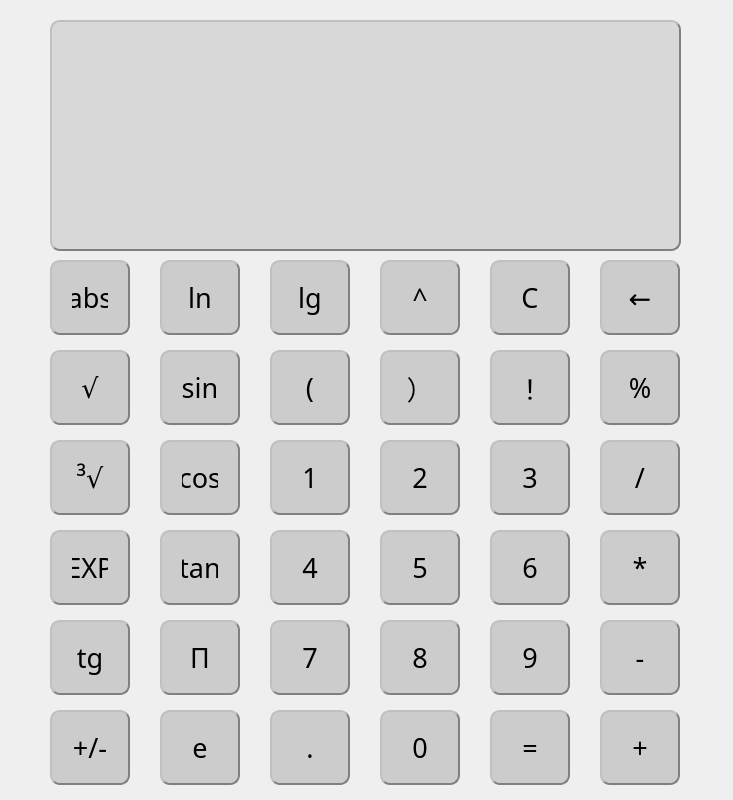
<?xml version="1.0" encoding="UTF-8"?>
<ui version="4.0">
 <class>Widget</class>
 <widget class="QWidget" name="Widget">
  <property name="enabled">
   <bool>true</bool>
  </property>
  <property name="geometry">
   <rect>
    <x>0</x>
    <y>0</y>
    <width>733</width>
    <height>800</height>
   </rect>
  </property>
  <property name="minimumSize">
   <size>
    <width>733</width>
    <height>800</height>
   </size>
  </property>
  <property name="maximumSize">
   <size>
    <width>733</width>
    <height>800</height>
   </size>
  </property>
  <property name="font">
   <font>
    <pointsize>7</pointsize>
   </font>
  </property>
  <property name="windowTitle">
   <string>Widget</string>
  </property>
  <property name="styleSheet">
   <string notr="true"/>
  </property>
  <widget class="QPushButton" name="pushButton_1">
   <property name="enabled">
    <bool>true</bool>
   </property>
   <property name="geometry">
    <rect>
     <x>270</x>
     <y>440</y>
     <width>80</width>
     <height>75</height>
    </rect>
   </property>
   <property name="font">
    <font>
     <family>Agency FB</family>
     <pointsize>20</pointsize>
     <weight>50</weight>
     <bold>false</bold>
    </font>
   </property>
   <property name="autoFillBackground">
    <bool>false</bool>
   </property>
   <property name="styleSheet">
    <string notr="true">QPushButton{
background-color: rgba(200, 200, 200,0.9);
border:2px groove gray;border-radius:10px;padding:10px 20px;border-style: outset;}

QPushButton:hover{background-color:rgb(200, 200, 200); }

QPushButton:pressed{background-color:rgb(100, 100, 100);}
</string>
   </property>
   <property name="text">
    <string>1</string>
   </property>
  </widget>
  <widget class="QPushButton" name="pushButton_2">
   <property name="geometry">
    <rect>
     <x>380</x>
     <y>440</y>
     <width>80</width>
     <height>75</height>
    </rect>
   </property>
   <property name="font">
    <font>
     <family>Agency FB</family>
     <pointsize>20</pointsize>
     <weight>50</weight>
     <bold>false</bold>
    </font>
   </property>
   <property name="autoFillBackground">
    <bool>false</bool>
   </property>
   <property name="styleSheet">
    <string notr="true">QPushButton{
background-color: rgba(200, 200, 200,0.9);
border:2px groove gray;border-radius:10px;padding:10px 20px;border-style: outset;}

QPushButton:hover{background-color:rgb(200, 200, 200); }

QPushButton:pressed{background-color:rgb(100, 100, 100);}
</string>
   </property>
   <property name="text">
    <string>2</string>
   </property>
  </widget>
  <widget class="QPushButton" name="pushButton_3">
   <property name="geometry">
    <rect>
     <x>490</x>
     <y>440</y>
     <width>80</width>
     <height>75</height>
    </rect>
   </property>
   <property name="font">
    <font>
     <family>Agency FB</family>
     <pointsize>20</pointsize>
     <weight>50</weight>
     <bold>false</bold>
    </font>
   </property>
   <property name="autoFillBackground">
    <bool>false</bool>
   </property>
   <property name="styleSheet">
    <string notr="true">QPushButton{
background-color: rgba(200, 200, 200,0.9);
border:2px groove gray;border-radius:10px;padding:10px 20px;border-style: outset;}

QPushButton:hover{background-color:rgb(200, 200, 200); }

QPushButton:pressed{background-color:rgb(100, 100, 100);}
</string>
   </property>
   <property name="text">
    <string>3</string>
   </property>
  </widget>
  <widget class="QPushButton" name="pushButton_4">
   <property name="geometry">
    <rect>
     <x>270</x>
     <y>530</y>
     <width>80</width>
     <height>75</height>
    </rect>
   </property>
   <property name="font">
    <font>
     <family>Agency FB</family>
     <pointsize>20</pointsize>
     <weight>50</weight>
     <bold>false</bold>
    </font>
   </property>
   <property name="autoFillBackground">
    <bool>false</bool>
   </property>
   <property name="styleSheet">
    <string notr="true">QPushButton{
background-color: rgba(200, 200, 200,0.9);
border:2px groove gray;border-radius:10px;padding:10px 20px;border-style: outset;}

QPushButton:hover{background-color:rgb(200, 200, 200); }

QPushButton:pressed{background-color:rgb(100, 100, 100);}
</string>
   </property>
   <property name="text">
    <string>4</string>
   </property>
  </widget>
  <widget class="QPushButton" name="pushButton_5">
   <property name="geometry">
    <rect>
     <x>380</x>
     <y>530</y>
     <width>80</width>
     <height>75</height>
    </rect>
   </property>
   <property name="font">
    <font>
     <family>Agency FB</family>
     <pointsize>20</pointsize>
     <weight>50</weight>
     <bold>false</bold>
    </font>
   </property>
   <property name="autoFillBackground">
    <bool>false</bool>
   </property>
   <property name="styleSheet">
    <string notr="true">QPushButton{
background-color: rgba(200, 200, 200,0.9);
border:2px groove gray;border-radius:10px;padding:10px 20px;border-style: outset;}

QPushButton:hover{background-color:rgb(200, 200, 200); }

QPushButton:pressed{background-color:rgb(100, 100, 100);}
</string>
   </property>
   <property name="text">
    <string>5</string>
   </property>
  </widget>
  <widget class="QPushButton" name="pushButton_6">
   <property name="geometry">
    <rect>
     <x>490</x>
     <y>530</y>
     <width>80</width>
     <height>75</height>
    </rect>
   </property>
   <property name="font">
    <font>
     <family>Agency FB</family>
     <pointsize>20</pointsize>
     <weight>50</weight>
     <bold>false</bold>
    </font>
   </property>
   <property name="autoFillBackground">
    <bool>false</bool>
   </property>
   <property name="styleSheet">
    <string notr="true">QPushButton{
background-color: rgba(200, 200, 200,0.9);
border:2px groove gray;border-radius:10px;padding:10px 20px;border-style: outset;}

QPushButton:hover{background-color:rgb(200, 200, 200); }

QPushButton:pressed{background-color:rgb(100, 100, 100);}
</string>
   </property>
   <property name="text">
    <string>6</string>
   </property>
  </widget>
  <widget class="QPushButton" name="pushButton_7">
   <property name="geometry">
    <rect>
     <x>270</x>
     <y>620</y>
     <width>80</width>
     <height>75</height>
    </rect>
   </property>
   <property name="font">
    <font>
     <family>Agency FB</family>
     <pointsize>20</pointsize>
     <weight>50</weight>
     <bold>false</bold>
    </font>
   </property>
   <property name="autoFillBackground">
    <bool>false</bool>
   </property>
   <property name="styleSheet">
    <string notr="true">QPushButton{
background-color: rgba(200, 200, 200,0.9);
border:2px groove gray;border-radius:10px;padding:10px 20px;border-style: outset;}

QPushButton:hover{background-color:rgb(200, 200, 200); }

QPushButton:pressed{background-color:rgb(100, 100, 100);}
</string>
   </property>
   <property name="text">
    <string>7</string>
   </property>
  </widget>
  <widget class="QPushButton" name="pushButton_8">
   <property name="geometry">
    <rect>
     <x>380</x>
     <y>620</y>
     <width>80</width>
     <height>75</height>
    </rect>
   </property>
   <property name="font">
    <font>
     <family>Agency FB</family>
     <pointsize>20</pointsize>
     <weight>50</weight>
     <bold>false</bold>
    </font>
   </property>
   <property name="autoFillBackground">
    <bool>false</bool>
   </property>
   <property name="styleSheet">
    <string notr="true">QPushButton{
background-color: rgba(200, 200, 200,0.9);
border:2px groove gray;border-radius:10px;padding:10px 20px;border-style: outset;}

QPushButton:hover{background-color:rgb(200, 200, 200); }

QPushButton:pressed{background-color:rgb(100, 100, 100);}
</string>
   </property>
   <property name="text">
    <string>8</string>
   </property>
  </widget>
  <widget class="QPushButton" name="pushButton_9">
   <property name="geometry">
    <rect>
     <x>490</x>
     <y>620</y>
     <width>80</width>
     <height>75</height>
    </rect>
   </property>
   <property name="font">
    <font>
     <family>Agency FB</family>
     <pointsize>20</pointsize>
     <weight>50</weight>
     <bold>false</bold>
    </font>
   </property>
   <property name="autoFillBackground">
    <bool>false</bool>
   </property>
   <property name="styleSheet">
    <string notr="true">QPushButton{
background-color: rgba(200, 200, 200,0.9);
border:2px groove gray;border-radius:10px;padding:10px 20px;border-style: outset;}

QPushButton:hover{background-color:rgb(200, 200, 200); }

QPushButton:pressed{background-color:rgb(100, 100, 100);}
</string>
   </property>
   <property name="text">
    <string>9</string>
   </property>
  </widget>
  <widget class="QPushButton" name="pushButton_mod">
   <property name="geometry">
    <rect>
     <x>600</x>
     <y>350</y>
     <width>80</width>
     <height>75</height>
    </rect>
   </property>
   <property name="font">
    <font>
     <family>Agency FB</family>
     <pointsize>20</pointsize>
     <weight>50</weight>
     <bold>false</bold>
    </font>
   </property>
   <property name="autoFillBackground">
    <bool>false</bool>
   </property>
   <property name="styleSheet">
    <string notr="true">QPushButton{
background-color: rgba(200, 200, 200,0.9);
border:2px groove gray;border-radius:10px;padding:10px 20px;border-style: outset;}

QPushButton:hover{background-color:rgb(200, 200, 200); }

QPushButton:pressed{background-color:rgb(100, 100, 100);}
</string>
   </property>
   <property name="text">
    <string>%</string>
   </property>
  </widget>
  <widget class="QPushButton" name="pushButton_point">
   <property name="geometry">
    <rect>
     <x>270</x>
     <y>710</y>
     <width>80</width>
     <height>75</height>
    </rect>
   </property>
   <property name="font">
    <font>
     <family>Agency FB</family>
     <pointsize>20</pointsize>
     <weight>50</weight>
     <bold>false</bold>
    </font>
   </property>
   <property name="autoFillBackground">
    <bool>false</bool>
   </property>
   <property name="styleSheet">
    <string notr="true">QPushButton{
background-color: rgba(200, 200, 200,0.9);
border:2px groove gray;border-radius:10px;padding:10px 20px;border-style: outset;}

QPushButton:hover{background-color:rgb(200, 200, 200); }

QPushButton:pressed{background-color:rgb(100, 100, 100);}
</string>
   </property>
   <property name="text">
    <string>.</string>
   </property>
  </widget>
  <widget class="QPushButton" name="pushButton_0">
   <property name="geometry">
    <rect>
     <x>380</x>
     <y>710</y>
     <width>80</width>
     <height>75</height>
    </rect>
   </property>
   <property name="font">
    <font>
     <family>Agency FB</family>
     <pointsize>20</pointsize>
     <weight>50</weight>
     <bold>false</bold>
    </font>
   </property>
   <property name="autoFillBackground">
    <bool>false</bool>
   </property>
   <property name="styleSheet">
    <string notr="true">QPushButton{
background-color: rgba(200, 200, 200,0.9);
border:2px groove gray;border-radius:10px;padding:10px 20px;border-style: outset;}

QPushButton:hover{background-color:rgb(200, 200, 200); }

QPushButton:pressed{background-color:rgb(100, 100, 100);}
</string>
   </property>
   <property name="text">
    <string>0</string>
   </property>
  </widget>
  <widget class="QPushButton" name="pushButton_mutiply">
   <property name="geometry">
    <rect>
     <x>600</x>
     <y>530</y>
     <width>80</width>
     <height>75</height>
    </rect>
   </property>
   <property name="font">
    <font>
     <family>Agency FB</family>
     <pointsize>20</pointsize>
     <weight>50</weight>
     <bold>false</bold>
    </font>
   </property>
   <property name="autoFillBackground">
    <bool>false</bool>
   </property>
   <property name="styleSheet">
    <string notr="true">QPushButton{
background-color: rgba(200, 200, 200,0.9);
border:2px groove gray;border-radius:10px;padding:10px 20px;border-style: outset;}

QPushButton:hover{background-color:rgb(200, 200, 200); }

QPushButton:pressed{background-color:rgb(100, 100, 100);}
</string>
   </property>
   <property name="text">
    <string>*</string>
   </property>
  </widget>
  <widget class="QPushButton" name="pushButton_minus">
   <property name="geometry">
    <rect>
     <x>600</x>
     <y>620</y>
     <width>80</width>
     <height>75</height>
    </rect>
   </property>
   <property name="font">
    <font>
     <family>Agency FB</family>
     <pointsize>20</pointsize>
     <weight>50</weight>
     <bold>false</bold>
    </font>
   </property>
   <property name="autoFillBackground">
    <bool>false</bool>
   </property>
   <property name="styleSheet">
    <string notr="true">QPushButton{
background-color: rgba(200, 200, 200,0.9);
border:2px groove gray;border-radius:10px;padding:10px 20px;border-style: outset;}

QPushButton:hover{background-color:rgb(200, 200, 200); }

QPushButton:pressed{background-color:rgb(100, 100, 100);}
</string>
   </property>
   <property name="text">
    <string>-</string>
   </property>
  </widget>
  <widget class="QPushButton" name="pushButton_plus">
   <property name="geometry">
    <rect>
     <x>600</x>
     <y>710</y>
     <width>80</width>
     <height>75</height>
    </rect>
   </property>
   <property name="font">
    <font>
     <family>Agency FB</family>
     <pointsize>20</pointsize>
     <weight>50</weight>
     <bold>false</bold>
    </font>
   </property>
   <property name="autoFillBackground">
    <bool>false</bool>
   </property>
   <property name="styleSheet">
    <string notr="true">QPushButton{
background-color: rgba(200, 200, 200,0.9);
border:2px groove gray;border-radius:10px;padding:10px 20px;border-style: outset;}

QPushButton:hover{background-color:rgb(200, 200, 200); }

QPushButton:pressed{background-color:rgb(100, 100, 100);}
</string>
   </property>
   <property name="text">
    <string>+</string>
   </property>
  </widget>
  <widget class="QPushButton" name="pushButton_equal">
   <property name="geometry">
    <rect>
     <x>490</x>
     <y>710</y>
     <width>80</width>
     <height>75</height>
    </rect>
   </property>
   <property name="font">
    <font>
     <family>Agency FB</family>
     <pointsize>20</pointsize>
     <weight>50</weight>
     <bold>false</bold>
    </font>
   </property>
   <property name="autoFillBackground">
    <bool>false</bool>
   </property>
   <property name="styleSheet">
    <string notr="true">QPushButton{
background-color: rgba(200, 200, 200,0.9);
border:2px groove gray;border-radius:10px;padding:10px 20px;border-style: outset;}

QPushButton:hover{background-color:rgb(200, 200, 200); }

QPushButton:pressed{background-color:rgb(100, 100, 100);}
</string>
   </property>
   <property name="text">
    <string>=</string>
   </property>
   <property name="autoDefault">
    <bool>false</bool>
   </property>
   <property name="flat">
    <bool>false</bool>
   </property>
  </widget>
  <widget class="QPushButton" name="pushButton_divide">
   <property name="geometry">
    <rect>
     <x>600</x>
     <y>440</y>
     <width>80</width>
     <height>75</height>
    </rect>
   </property>
   <property name="font">
    <font>
     <family>Agency FB</family>
     <pointsize>20</pointsize>
     <weight>50</weight>
     <bold>false</bold>
    </font>
   </property>
   <property name="autoFillBackground">
    <bool>false</bool>
   </property>
   <property name="styleSheet">
    <string notr="true">QPushButton{
background-color: rgba(200, 200, 200,0.9);
border:2px groove gray;border-radius:10px;padding:10px 20px;border-style: outset;}

QPushButton:hover{background-color:rgb(200, 200, 200); }

QPushButton:pressed{background-color:rgb(100, 100, 100);}
</string>
   </property>
   <property name="text">
    <string>/</string>
   </property>
  </widget>
  <widget class="QPushButton" name="pushButton_right">
   <property name="geometry">
    <rect>
     <x>380</x>
     <y>350</y>
     <width>80</width>
     <height>75</height>
    </rect>
   </property>
   <property name="font">
    <font>
     <family>Agency FB</family>
     <pointsize>20</pointsize>
     <weight>50</weight>
     <bold>false</bold>
    </font>
   </property>
   <property name="autoFillBackground">
    <bool>false</bool>
   </property>
   <property name="styleSheet">
    <string notr="true">QPushButton{
background-color: rgba(200, 200, 200,0.9);
border:2px groove gray;border-radius:10px;padding:10px 20px;border-style: outset;}

QPushButton:hover{background-color:rgb(200, 200, 200); }

QPushButton:pressed{background-color:rgb(100, 100, 100);}
</string>
   </property>
   <property name="text">
    <string>）</string>
   </property>
  </widget>
  <widget class="QPushButton" name="pushButton_factorial">
   <property name="geometry">
    <rect>
     <x>490</x>
     <y>350</y>
     <width>80</width>
     <height>75</height>
    </rect>
   </property>
   <property name="font">
    <font>
     <family>Agency FB</family>
     <pointsize>20</pointsize>
     <weight>50</weight>
     <bold>false</bold>
    </font>
   </property>
   <property name="autoFillBackground">
    <bool>false</bool>
   </property>
   <property name="styleSheet">
    <string notr="true">QPushButton{
background-color: rgba(200, 200, 200,0.9);
border:2px groove gray;border-radius:10px;padding:10px 20px;border-style: outset;}

QPushButton:hover{background-color:rgb(200, 200, 200); }

QPushButton:pressed{background-color:rgb(100, 100, 100);}
</string>
   </property>
   <property name="text">
    <string>！</string>
   </property>
  </widget>
  <widget class="QPushButton" name="pushButton_left">
   <property name="geometry">
    <rect>
     <x>270</x>
     <y>350</y>
     <width>80</width>
     <height>75</height>
    </rect>
   </property>
   <property name="font">
    <font>
     <family>Agency FB</family>
     <pointsize>20</pointsize>
     <weight>50</weight>
     <bold>false</bold>
    </font>
   </property>
   <property name="autoFillBackground">
    <bool>false</bool>
   </property>
   <property name="styleSheet">
    <string notr="true">QPushButton{
background-color: rgba(200, 200, 200,0.9);
border:2px groove gray;border-radius:10px;padding:10px 20px;border-style: outset;}

QPushButton:hover{background-color:rgb(200, 200, 200); }

QPushButton:pressed{background-color:rgb(100, 100, 100);}
</string>
   </property>
   <property name="text">
    <string>(</string>
   </property>
  </widget>
  <widget class="QPushButton" name="pushButton_backspace">
   <property name="geometry">
    <rect>
     <x>600</x>
     <y>260</y>
     <width>80</width>
     <height>75</height>
    </rect>
   </property>
   <property name="font">
    <font>
     <family>Agency FB</family>
     <pointsize>20</pointsize>
     <weight>50</weight>
     <bold>false</bold>
    </font>
   </property>
   <property name="autoFillBackground">
    <bool>false</bool>
   </property>
   <property name="styleSheet">
    <string notr="true">QPushButton{
background-color: rgba(200, 200, 200,0.9);
border:2px groove gray;border-radius:10px;padding:10px 20px;border-style: outset;}

QPushButton:hover{background-color:rgb(200, 200, 200); }

QPushButton:pressed{background-color:rgb(100, 100, 100);}
</string>
   </property>
   <property name="text">
    <string>←</string>
   </property>
  </widget>
  <widget class="QTextEdit" name="Result">
   <property name="geometry">
    <rect>
     <x>50</x>
     <y>20</y>
     <width>631</width>
     <height>231</height>
    </rect>
   </property>
   <property name="font">
    <font>
     <family>Agency FB</family>
     <pointsize>40</pointsize>
     <weight>50</weight>
     <italic>false</italic>
     <bold>false</bold>
     <stylestrategy>PreferAntialias</stylestrategy>
    </font>
   </property>
   <property name="focusPolicy">
    <enum>Qt::ClickFocus</enum>
   </property>
   <property name="acceptDrops">
    <bool>false</bool>
   </property>
   <property name="autoFillBackground">
    <bool>false</bool>
   </property>
   <property name="styleSheet">
    <string notr="true">QTextEdit{
font: 40pt &quot;Agency FB&quot;;
background-color: rgba(200, 200, 200,0.6);
border:2px groove gray;
border-radius:10px;
padding:10px 20px;
border-style: outset;
}</string>
   </property>
   <property name="html">
    <string>&lt;!DOCTYPE HTML PUBLIC &quot;-//W3C//DTD HTML 4.0//EN&quot; &quot;http://www.w3.org/TR/REC-html40/strict.dtd&quot;&gt;
&lt;html&gt;&lt;head&gt;&lt;meta name=&quot;qrichtext&quot; content=&quot;1&quot; /&gt;&lt;style type=&quot;text/css&quot;&gt;
p, li { white-space: pre-wrap; }
&lt;/style&gt;&lt;/head&gt;&lt;body style=&quot; font-family:'Agency FB'; font-size:40pt; font-weight:400; font-style:normal;&quot;&gt;
&lt;p style=&quot;-qt-paragraph-type:empty; margin-top:0px; margin-bottom:0px; margin-left:0px; margin-right:0px; -qt-block-indent:0; text-indent:0px; font-family:'ADMUI3Lg';&quot;&gt;&lt;br /&gt;&lt;/p&gt;&lt;/body&gt;&lt;/html&gt;</string>
   </property>
   <property name="overwriteMode">
    <bool>false</bool>
   </property>
   <property name="acceptRichText">
    <bool>true</bool>
   </property>
  </widget>
  <widget class="QPushButton" name="pushButton_C">
   <property name="geometry">
    <rect>
     <x>490</x>
     <y>260</y>
     <width>80</width>
     <height>75</height>
    </rect>
   </property>
   <property name="font">
    <font>
     <family>Agency FB</family>
     <pointsize>20</pointsize>
     <weight>50</weight>
     <bold>false</bold>
    </font>
   </property>
   <property name="autoFillBackground">
    <bool>false</bool>
   </property>
   <property name="styleSheet">
    <string notr="true">QPushButton{
background-color: rgba(200, 200, 200,0.9);
border:2px groove gray;border-radius:10px;padding:10px 20px;border-style: outset;}

QPushButton:hover{background-color:rgb(200, 200, 200); }

QPushButton:pressed{background-color:rgb(100, 100, 100);}
</string>
   </property>
   <property name="text">
    <string>C</string>
   </property>
  </widget>
  <widget class="QPushButton" name="pushButton_pow">
   <property name="geometry">
    <rect>
     <x>380</x>
     <y>260</y>
     <width>80</width>
     <height>75</height>
    </rect>
   </property>
   <property name="font">
    <font>
     <family>Agency FB</family>
     <pointsize>20</pointsize>
     <weight>50</weight>
     <bold>false</bold>
    </font>
   </property>
   <property name="autoFillBackground">
    <bool>false</bool>
   </property>
   <property name="styleSheet">
    <string notr="true">QPushButton{
background-color: rgba(200, 200, 200,0.9);
border:2px groove gray;border-radius:10px;padding:10px 20px;border-style: outset;}

QPushButton:hover{background-color:rgb(200, 200, 200); }

QPushButton:pressed{background-color:rgb(100, 100, 100);}
</string>
   </property>
   <property name="text">
    <string>^</string>
   </property>
  </widget>
  <widget class="QPushButton" name="pushButton_sin">
   <property name="geometry">
    <rect>
     <x>160</x>
     <y>350</y>
     <width>80</width>
     <height>75</height>
    </rect>
   </property>
   <property name="font">
    <font>
     <family>Agency FB</family>
     <pointsize>20</pointsize>
     <weight>50</weight>
     <bold>false</bold>
    </font>
   </property>
   <property name="autoFillBackground">
    <bool>false</bool>
   </property>
   <property name="styleSheet">
    <string notr="true">QPushButton{
background-color: rgba(200, 200, 200,0.9);
border:2px groove gray;border-radius:10px;padding:10px 20px;border-style: outset;}

QPushButton:hover{background-color:rgb(200, 200, 200); }

QPushButton:pressed{background-color:rgb(100, 100, 100);}
</string>
   </property>
   <property name="text">
    <string>sin</string>
   </property>
  </widget>
  <widget class="QPushButton" name="pushButton_pi">
   <property name="geometry">
    <rect>
     <x>160</x>
     <y>620</y>
     <width>80</width>
     <height>75</height>
    </rect>
   </property>
   <property name="font">
    <font>
     <family>Agency FB</family>
     <pointsize>20</pointsize>
     <weight>50</weight>
     <bold>false</bold>
    </font>
   </property>
   <property name="autoFillBackground">
    <bool>false</bool>
   </property>
   <property name="styleSheet">
    <string notr="true">QPushButton{
background-color: rgba(200, 200, 200,0.9);
border:2px groove gray;border-radius:10px;padding:10px 20px;border-style: outset;}

QPushButton:hover{background-color:rgb(200, 200, 200); }

QPushButton:pressed{background-color:rgb(100, 100, 100);}
</string>
   </property>
   <property name="text">
    <string>Π</string>
   </property>
  </widget>
  <widget class="QPushButton" name="pushButton_cos">
   <property name="enabled">
    <bool>true</bool>
   </property>
   <property name="geometry">
    <rect>
     <x>160</x>
     <y>440</y>
     <width>80</width>
     <height>75</height>
    </rect>
   </property>
   <property name="font">
    <font>
     <family>Agency FB</family>
     <pointsize>20</pointsize>
     <weight>50</weight>
     <bold>false</bold>
    </font>
   </property>
   <property name="autoFillBackground">
    <bool>false</bool>
   </property>
   <property name="styleSheet">
    <string notr="true">QPushButton{
background-color: rgba(200, 200, 200,0.9);
border:2px groove gray;border-radius:10px;padding:10px 20px;border-style: outset;}

QPushButton:hover{background-color:rgb(200, 200, 200); }

QPushButton:pressed{background-color:rgb(100, 100, 100);}
</string>
   </property>
   <property name="text">
    <string>cos</string>
   </property>
  </widget>
  <widget class="QPushButton" name="pushButton_tan">
   <property name="geometry">
    <rect>
     <x>160</x>
     <y>530</y>
     <width>80</width>
     <height>75</height>
    </rect>
   </property>
   <property name="font">
    <font>
     <family>Agency FB</family>
     <pointsize>20</pointsize>
     <weight>50</weight>
     <bold>false</bold>
    </font>
   </property>
   <property name="autoFillBackground">
    <bool>false</bool>
   </property>
   <property name="styleSheet">
    <string notr="true">QPushButton{
background-color: rgba(200, 200, 200,0.9);
border:2px groove gray;border-radius:10px;padding:10px 20px;border-style: outset;}

QPushButton:hover{background-color:rgb(200, 200, 200); }

QPushButton:pressed{background-color:rgb(100, 100, 100);}
</string>
   </property>
   <property name="text">
    <string>tan</string>
   </property>
  </widget>
  <widget class="QPushButton" name="pushButton_e">
   <property name="geometry">
    <rect>
     <x>160</x>
     <y>710</y>
     <width>80</width>
     <height>75</height>
    </rect>
   </property>
   <property name="font">
    <font>
     <family>Agency FB</family>
     <pointsize>20</pointsize>
     <weight>50</weight>
     <bold>false</bold>
    </font>
   </property>
   <property name="autoFillBackground">
    <bool>false</bool>
   </property>
   <property name="styleSheet">
    <string notr="true">QPushButton{
background-color: rgba(200, 200, 200,0.9);
border:2px groove gray;border-radius:10px;padding:10px 20px;border-style: outset;}

QPushButton:hover{background-color:rgb(200, 200, 200); }

QPushButton:pressed{background-color:rgb(100, 100, 100);}
</string>
   </property>
   <property name="text">
    <string>e</string>
   </property>
  </widget>
  <widget class="QPushButton" name="pushButton_lg">
   <property name="geometry">
    <rect>
     <x>270</x>
     <y>260</y>
     <width>80</width>
     <height>75</height>
    </rect>
   </property>
   <property name="font">
    <font>
     <family>Agency FB</family>
     <pointsize>20</pointsize>
     <weight>50</weight>
     <bold>false</bold>
    </font>
   </property>
   <property name="autoFillBackground">
    <bool>false</bool>
   </property>
   <property name="styleSheet">
    <string notr="true">QPushButton{
background-color: rgba(200, 200, 200,0.9);
border:2px groove gray;border-radius:10px;padding:10px 20px;border-style: outset;}

QPushButton:hover{background-color:rgb(200, 200, 200); }

QPushButton:pressed{background-color:rgb(100, 100, 100);}
</string>
   </property>
   <property name="text">
    <string>lg</string>
   </property>
  </widget>
  <widget class="QPushButton" name="pushButton_ln">
   <property name="geometry">
    <rect>
     <x>160</x>
     <y>260</y>
     <width>80</width>
     <height>75</height>
    </rect>
   </property>
   <property name="font">
    <font>
     <family>Agency FB</family>
     <pointsize>20</pointsize>
     <weight>50</weight>
     <bold>false</bold>
    </font>
   </property>
   <property name="autoFillBackground">
    <bool>false</bool>
   </property>
   <property name="styleSheet">
    <string notr="true">QPushButton{
background-color: rgba(200, 200, 200,0.9);
border:2px groove gray;border-radius:10px;padding:10px 20px;border-style: outset;}

QPushButton:hover{background-color:rgb(200, 200, 200); }

QPushButton:pressed{background-color:rgb(100, 100, 100);}
</string>
   </property>
   <property name="text">
    <string>ln</string>
   </property>
  </widget>
  <widget class="QPushButton" name="pushButton_abs">
   <property name="geometry">
    <rect>
     <x>50</x>
     <y>260</y>
     <width>80</width>
     <height>75</height>
    </rect>
   </property>
   <property name="font">
    <font>
     <family>Agency FB</family>
     <pointsize>20</pointsize>
     <weight>50</weight>
     <bold>false</bold>
    </font>
   </property>
   <property name="autoFillBackground">
    <bool>false</bool>
   </property>
   <property name="styleSheet">
    <string notr="true">QPushButton{
background-color: rgba(200, 200, 200,0.9);
border:2px groove gray;border-radius:10px;padding:10px 20px;border-style: outset;}

QPushButton:hover{background-color:rgb(200, 200, 200); }

QPushButton:pressed{background-color:rgb(100, 100, 100);}
</string>
   </property>
   <property name="text">
    <string>abs</string>
   </property>
  </widget>
  <widget class="QPushButton" name="pushButton_sqrt">
   <property name="geometry">
    <rect>
     <x>50</x>
     <y>350</y>
     <width>80</width>
     <height>75</height>
    </rect>
   </property>
   <property name="font">
    <font>
     <family>Agency FB</family>
     <pointsize>20</pointsize>
     <weight>50</weight>
     <bold>false</bold>
    </font>
   </property>
   <property name="autoFillBackground">
    <bool>false</bool>
   </property>
   <property name="styleSheet">
    <string notr="true">QPushButton{
background-color: rgba(200, 200, 200,0.9);
border:2px groove gray;border-radius:10px;padding:10px 20px;border-style: outset;}

QPushButton:hover{background-color:rgb(200, 200, 200); }

QPushButton:pressed{background-color:rgb(100, 100, 100);}
</string>
   </property>
   <property name="text">
    <string>√</string>
   </property>
  </widget>
  <widget class="QPushButton" name="pushButton_exp">
   <property name="geometry">
    <rect>
     <x>50</x>
     <y>530</y>
     <width>80</width>
     <height>75</height>
    </rect>
   </property>
   <property name="font">
    <font>
     <family>Agency FB</family>
     <pointsize>20</pointsize>
     <weight>50</weight>
     <bold>false</bold>
    </font>
   </property>
   <property name="autoFillBackground">
    <bool>false</bool>
   </property>
   <property name="styleSheet">
    <string notr="true">QPushButton{
background-color: rgba(200, 200, 200,0.9);
border:2px groove gray;border-radius:10px;padding:10px 20px;border-style: outset;}

QPushButton:hover{background-color:rgb(200, 200, 200); }

QPushButton:pressed{background-color:rgb(100, 100, 100);}
</string>
   </property>
   <property name="text">
    <string>EXP</string>
   </property>
  </widget>
  <widget class="QPushButton" name="pushButton_cbrt">
   <property name="geometry">
    <rect>
     <x>50</x>
     <y>440</y>
     <width>80</width>
     <height>75</height>
    </rect>
   </property>
   <property name="font">
    <font>
     <family>Agency FB</family>
     <pointsize>20</pointsize>
     <weight>50</weight>
     <bold>false</bold>
    </font>
   </property>
   <property name="autoFillBackground">
    <bool>false</bool>
   </property>
   <property name="styleSheet">
    <string notr="true">QPushButton{
background-color: rgba(200, 200, 200,0.9);
border:2px groove gray;border-radius:10px;padding:10px 20px;border-style: outset;}

QPushButton:hover{background-color:rgb(200, 200, 200); }

QPushButton:pressed{background-color:rgb(100, 100, 100);}
</string>
   </property>
   <property name="text">
    <string>³√</string>
   </property>
  </widget>
  <widget class="QPushButton" name="pushButton_tg">
   <property name="geometry">
    <rect>
     <x>50</x>
     <y>620</y>
     <width>80</width>
     <height>75</height>
    </rect>
   </property>
   <property name="font">
    <font>
     <family>Agency FB</family>
     <pointsize>20</pointsize>
     <weight>50</weight>
     <bold>false</bold>
    </font>
   </property>
   <property name="autoFillBackground">
    <bool>false</bool>
   </property>
   <property name="styleSheet">
    <string notr="true">QPushButton{
background-color: rgba(200, 200, 200,0.9);
border:2px groove gray;border-radius:10px;padding:10px 20px;border-style: outset;}

QPushButton:hover{background-color:rgb(200, 200, 200); }

QPushButton:pressed{background-color:rgb(100, 100, 100);}
</string>
   </property>
   <property name="text">
    <string>tg</string>
   </property>
  </widget>
  <widget class="QPushButton" name="pushButton_reverse">
   <property name="geometry">
    <rect>
     <x>50</x>
     <y>710</y>
     <width>80</width>
     <height>75</height>
    </rect>
   </property>
   <property name="font">
    <font>
     <family>Agency FB</family>
     <pointsize>20</pointsize>
     <weight>50</weight>
     <bold>false</bold>
    </font>
   </property>
   <property name="autoFillBackground">
    <bool>false</bool>
   </property>
   <property name="styleSheet">
    <string notr="true">QPushButton{
background-color: rgba(200, 200, 200,0.9);
border:2px groove gray;border-radius:10px;padding:10px 20px;border-style: outset;}

QPushButton:hover{background-color:rgb(200, 200, 200); }

QPushButton:pressed{background-color:rgb(100, 100, 100);}
</string>
   </property>
   <property name="text">
    <string>+/-</string>
   </property>
  </widget>
 </widget>
 <resources/>
 <connections/>
</ui>
